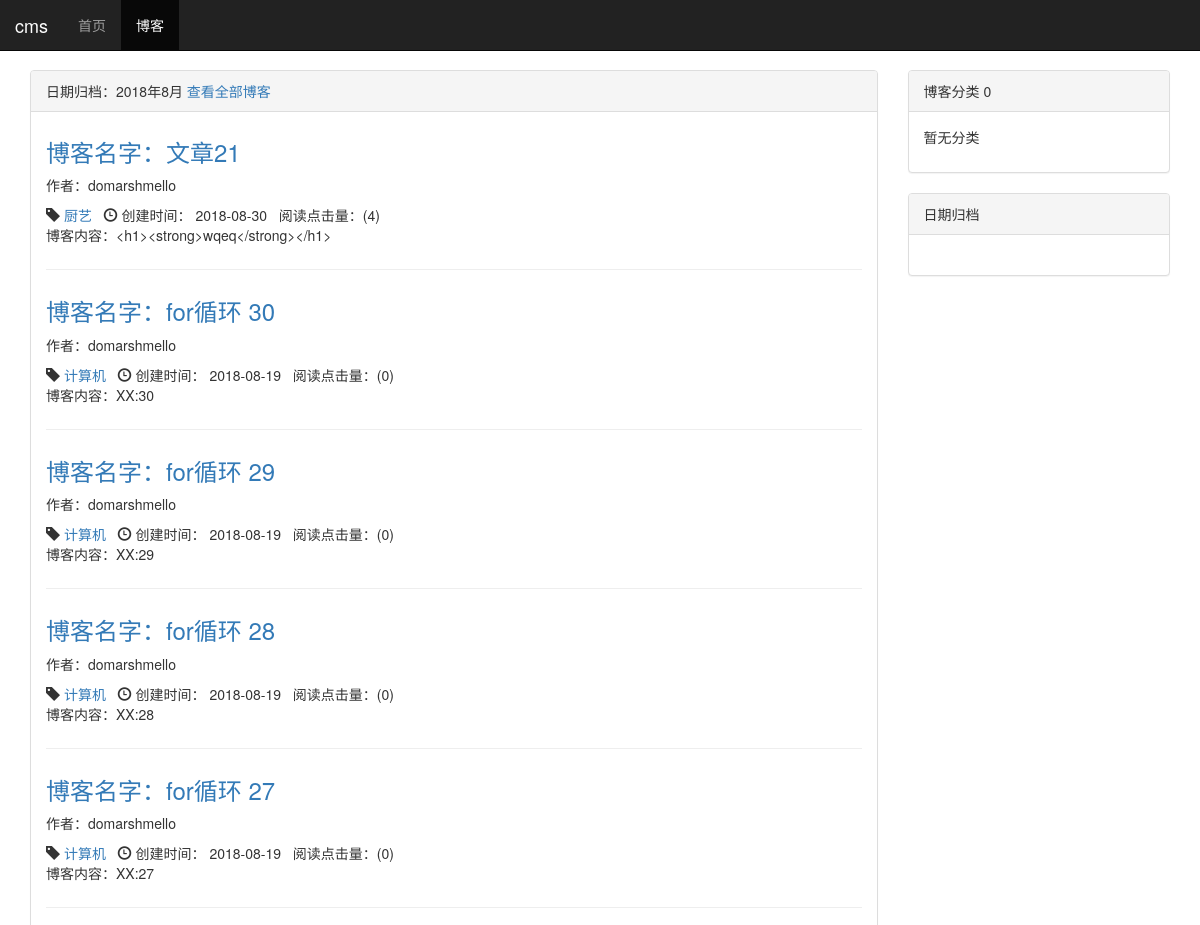
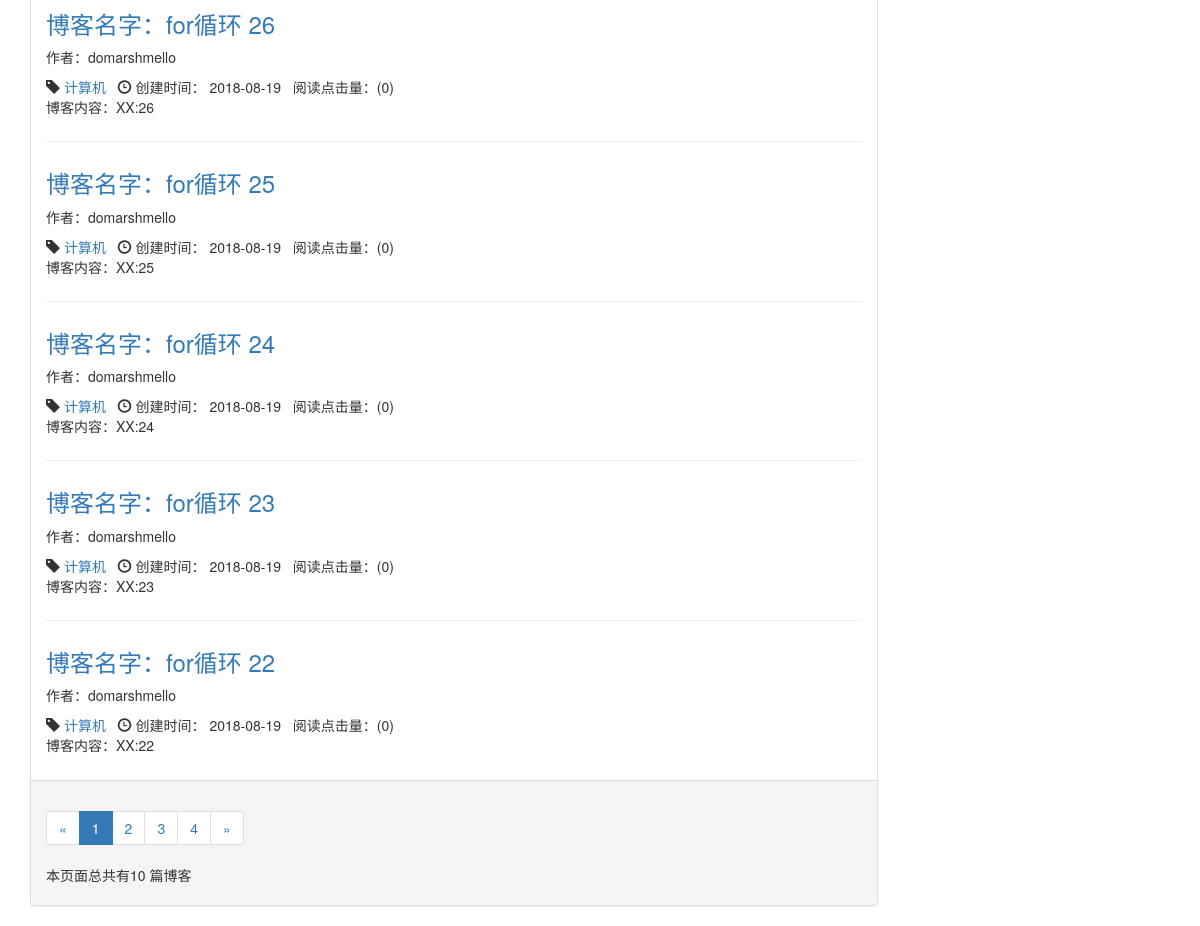
Page /blog/date/2018/8 on the committed database (2 pictures, top to bottom).
### mytest/models.py (models this page shows, shortened)
class Blog(models.Model):
    title = models.CharField(verbose_name='标题', max_length=60)
    blog_type = models.ForeignKey(BlogType, verbose_name='类型', on_delete=models.DO_NOTHING)
    content = RichTextField(verbose_name='内容')
    author = models.ForeignKey(User, verbose_name='作者', on_delete=models.DO_NOTHING)
    created_time = models.DateTimeField(verbose_name='创建时间', auto_now_add=True)
    last_update_time = models.DateTimeField(verbose_name='更新时间', auto_now_add=True)
    tags = TaggableManager()  # tags器管理网求允许你从Blog对象中添加，检索和移除标签。
    readed_num = models.IntegerField(verbose_name='点击阅读量', default=0)
    class Meta:
        ordering = ['-created_time']

class BlogType(models.Model):
    type_name = models.CharField(verbose_name='分类', max_length=20)
    def __str__(self):
        return self.type_name

### mytest/views.py (the view)
# urls.py: path('date/<int:year>/<int:month>', blogs_with_date, name="blogs_with_date"),
def blogs_with_date(request, year, month):
    context = {}
    blogs_all_list = Blog.objects.filter(created_time__year=year, created_time__month=month)
    paginator = Paginator(blogs_all_list, settings.EACH_PAGE_BLOGS_NUMBER)
    page_num = request.GET.get('page', 1)  # 获取url的页面参数
    page_of_blogs = paginator.get_page(page_num)
    current_page_num = page_of_blogs.number  # 获取当前页码
    print(list(range(max(current_page_num - 2, 1), current_page_num)))
    page_range = list(range(max(current_page_num - 2, 1), current_page_num)) + \
                 list(range(current_page_num + 1, min(current_page_num + 2, paginator.num_pages + 1)))
    if page_range[0] - 1 >= 2:
        page_range.insert(0, '...')
    if page_range[0] != 1:
        page_range.insert(0, 1)
    if paginator.num_pages - page_range[-1] - 1 >= 2:
        page_range.append('...')
    if page_range[-1] != paginator.num_pages:
        page_range.append(paginator.num_pages)
    context['blogs'] = page_of_blogs.object_list
    context['page_of_blogs'] = page_of_blogs
    context['page_range'] = page_range
    context['blog_type'] = BlogType.objects.all()
    context['blogs_with_date'] = Blog.objects.dates ('created_time', 'month', order="DESC")
    context['blogs_with_date'] = '%s年%s月' % (year, month)
    return render_to_response('blogs_with_date.html', context)

### mytest/templates/blogs_with_date.html (shortened to what this page needs)
{% extends 'blog_list.html' %}
{% block blog_list_title %}
    日期归档：{{ blogs_with_date }}
    <a href="{% url 'blog_list' %}">查看全部博客</a>
{% endblock %}

### mytest/templates/blog_list.html (shortened to what this page needs)
{% extends 'base.html' %}
{% block nav_blog_active %} active {% endblock %}
{% load staticfiles %}
{% block header_extends %}
<link rel="stylesheet" href="{% static 'blog/blog.css' %}">
{% endblock %}
{% block content%}
<div class="container">
    <div class="row">
        <div class="col-xs-9 col-sm-9 col-md-9 col-lg-9">
            <div class="panel panel-default">
                <div class="panel-heading">
                    {% block blog_list_title %} 博客列表  （ 共有 {{ page_of_blogs.paginator.count}} 篇博客 ）  {% endblock %}
                </div>
                <div class="panel-body">
                    {% for blog in blogs %}
                    <div class="blog">
                       <h3>
                           <a href="{% url 'blog_detail' blog.pk %}">博客名字：{{ blog.title }} </a>
                       </h3>
                        <p>作者：{{ blog.author | truncatechars:100}} </p>
                        <p class="blog-info">
                            <span class="glyphicon glyphicon-tag"></span>  <a href="{% url 'blog_with_type' blog.blog_type.pk %}">{{ blog.blog_type }}</a>&nbsp;&nbsp;
                            <span class="glyphicon glyphicon-time"></span> 创建时间：  {{ blog.created_time|date:"Y-m-d" }}&nbsp;&nbsp;
                            阅读点击量：({{ blog.readed_num }})
                        </p>
                        <p>博客内容：{{ blog.content | truncatechars:30}} </p>
                    </div>
                        {% empty %}
                    <div class="blog">
                        <h3>暂时没有博客 敬请期待更新</h3>
                    </div>
                        {% endfor %}
                </div>
                <div class="panel-footer">
                        <ul class="pagination">
                            <li>
                                {% if  page_of_blogs.has_previous  %}
                                <a href="?page={{ page_of_blogs.previous_page_number }}" aria-label="Previous">
                                    <span aria-hidden="true">&laquo;</span>
                                </a>
                                {% else %}
                                <span aria-hidden="true">&laquo;</span>
                                {% endif %}
                            </li>
                            {% for page_num in page_of_blogs.paginator.page_range %}
                            {% if page_num == page_of_blogs.number %}
                            <li class="active"><span>{{ page_num }}</span></li>
                            {% else %}
                                {% if page_num == '...' %}
                                <li><span>{{ page_num }}</span></li>
                            {% else %}
                            <li><a href="?page={{ page_num }}">{{ page_num }}</a></li>
                            {% endif %}
                            {% endif %}
                            {% endfor %}
                            <li>
                                {% if page_of_blogs.has_next %}
                                <a href="?page={{ page_of_blogs.next_page_number }}" aria-label="Next">
                                    <span aria-hidden="true">&raquo;</span>
                                </a>
                                {% else %}
                                <span aria-hidden="true">&raquo;</span>
                                {% endif %}
                            </li>
                        </ul>
                        <p>本页面总共有{{ blogs|length }} 篇博客 </p>
                </div>
            </div>
        </div>
        <div class="col-xs-3 col-sm-3 col-md-3 col-lg-3">
            <div class="panel panel-default">
                    <div class="panel-heading">博客分类 {{ blog_types | length }}</div>
                        <div class="panel-body">
                            <ul class="blog-types">
                                {% for blog_type in blog_types %}
                                <li>
                                    <a href="{% url 'blog_with_type' blog_type.pk %}">
                                        {{ blog_type.type_name }} ( {{ blog_type.type_name | length }} )
                                    </a>
                                 </li>
                            {% empty %}
                                <li>暂无分类</li>
                                {% endfor %}
                             </ul>
                        </div>
            </div>
            <div class="panel panel-default">
                 <div class="panel-heading">日期归档</div>
                    <div class="panel-body">
                     </div>
             </div>
        </div>
    </div>
</div>
{% endblock %}

### static/base.css (style rules this page uses)
* { margin: 0; padding: 0; }
body { margin-top: 70px!important; }
ul { list-style-type: none!important; }

### mytest/static/blog/blog.css (style rules this page uses)
ul.blog-types { list-style-type: none; }
div.blog:not(:last-child) { margin-bottom: 2em; padding-bottom: 1em; border-bottom: 1px solid #eee; }
div.blog h3 { margin-top: 0.5em; }
div.blog p.blog-info { margin-bottom: 0; }

### rows in the picture
Blog: title "文章21", author "domarshmello", blog_type "厨艺", created_time "2018-08-30", readed_num "4", content "<h1><strong>wqeq</strong></h1>"
Blog: title "for循环 30", author "domarshmello", blog_type "计算机", created_time "2018-08-19", readed_num "0", content "XX:30"
Blog: title "for循环 29", author "domarshmello", blog_type "计算机", created_time "2018-08-19", readed_num "0", content "XX:29"
Blog: title "for循环 28", author "domarshmello", blog_type "计算机", created_time "2018-08-19", readed_num "0", content "XX:28"
Blog: title "for循环 27", author "domarshmello", blog_type "计算机", created_time "2018-08-19", readed_num "0", content "XX:27"
Blog: title "for循环 26", author "domarshmello", blog_type "计算机", created_time "2018-08-19", readed_num "0", content "XX:26"
Blog: title "for循环 25", author "domarshmello", blog_type "计算机", created_time "2018-08-19", readed_num "0", content "XX:25"
Blog: title "for循环 24", author "domarshmello", blog_type "计算机", created_time "2018-08-19", readed_num "0", content "XX:24"
Blog: title "for循环 23", author "domarshmello", blog_type "计算机", created_time "2018-08-19", readed_num "0", content "XX:23"
Blog: title "for循环 22", author "domarshmello", blog_type "计算机", created_time "2018-08-19", readed_num "0", content "XX:22"

### other values in the picture
{{ blogs_with_date }} "2018年8月"
{{ page_num }} "1"
{{ page_num }} "2" "3" "4"
{{ blogs|length }} "10"
{{ blog_types | length }} "0"
